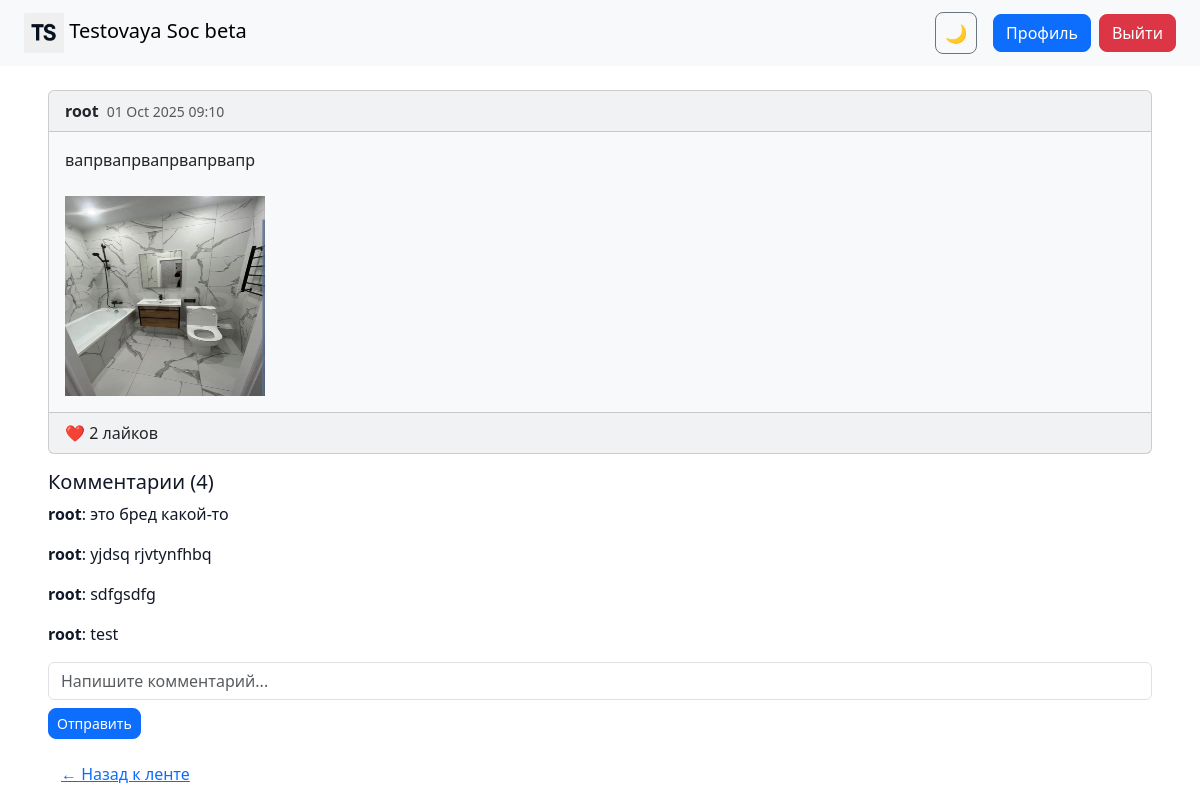
The app's page /post/2/ (signed in) with its own data.
### social/models.py (models this page shows, shortened)
class Post(models.Model):
    autor = models.ForeignKey(User, on_delete=models.CASCADE, related_name='posts')
    content = models.TextField()
    image = models.ImageField(upload_to="posts/", blank=True, null=True)
    created_at = models.DateTimeField(auto_now_add=True)

class User(AbstractUser):
    bio = models.TextField(blank=True, null=True, verbose_name="О себе")
    avatar = models.ImageField(upload_to="avatars/", blank=True, null=True, verbose_name="Аватар")

class Comment(models.Model):
    post = models.ForeignKey(Post, on_delete=models.CASCADE, related_name="comments")
    user = models.ForeignKey(User, on_delete=models.CASCADE, related_name="comments")
    content = models.TextField()
    created_at = models.DateTimeField(auto_now_add=True)

### social/views.py (the view)
# urls.py: path("post/<int:post_id>/", views.post_detail, name="post_detail"),
@login_required(login_url="login")
def post_detail(request, post_id):
    post = get_object_or_404(Post, id=post_id)
    if request.method == "POST":
        content = request.POST.get("content")
        if content:
            Comment.objects.create(user=request.user, post=post, content=content)
            return redirect("post_detail", post_id=post.id)
    comments = post.comments.all()
    return render(request, "social/post_detail.html", {"post": post, "comments": comments})

### social/templates/social/post_detail.html (shortened to what this page needs)
{% extends "base.html" %}
{% block content %}
<div class="card mb-3">
    <div class="card-header d-flex align-items-center">
        <strong>{{ post.autor.username }}</strong>
        <small class="text-muted ms-2">{{ post.created_at|date:"d M Y H:i" }}</small>
    </div>
    <div class="card-body">
        <p>{{ post.content }}</p>
        {% if post.image %}
            <img src="{{ post.image.url }}" class="img-fluid mt-2" alt="Post image" style="width:200px; height:200px;">
        {% endif %}
    </div>
    <div class="card-footer">
        ❤️ {{ post.likes.count }} лайков
    </div>
</div>
<h5>Комментарии ({{ comments.count }})</h5>
<div class="comments">
    {% for comment in comments %}
        <p><b>{{ comment.user.username }}</b>: {{ comment.content }}</p>
    {% empty %}
        <p class="text-muted">Комментариев пока нет</p>
    {% endfor %}
</div>
{% if user.is_authenticated %}
<form method="post" class="mt-3">
    <input type="text" name="content" placeholder="Напишите комментарий..." class="form-control mb-2">
    <button type="submit" class="btn btn-primary btn-sm">Отправить</button>
</form>
{% endif %}
<a href="{% url 'index' %}" class="btn btn-link mt-3">← Назад к ленте</a>
{% endblock %}

### social/static/css/style.css (style rules this page uses)
body { background-color: #f9f9f9; font-family: 'Segoe UI', Tahoma, Geneva, Verdana, sans-serif; }
button, .btn { border-radius: 8px !important; }

### social/static/css/theme.css (style rules this page uses)
:root { --bg-color: #ffffff; --text-color: #111827; --card-color: #f8f9fa; --muted: #6b7280; --accent: #0d6efd; }
body { background: var(--bg-color); color: var(--text-color); transition: background 0.45s cubic-bezier(.2,.8,.2,1), color 0.45s cubic-bezier(.2,.8,.2,1); }
.card, .post-card, .profile-card { background: var(--card-color); transition: background 0.45s; }

### records on screen
Post: autor.username "root", created_at "01 Oct 2025 09:10", content "вапрвапрвапрвапрвапр", image (picture), likes.count "2", count "4"
Comment: user.username "root", content "это бред какой-то"
Comment: user.username "root", content "yjdsq rjvtynfhbq"
Comment: user.username "root", content "sdfgsdfg"
Comment: user.username "root", content "test"
